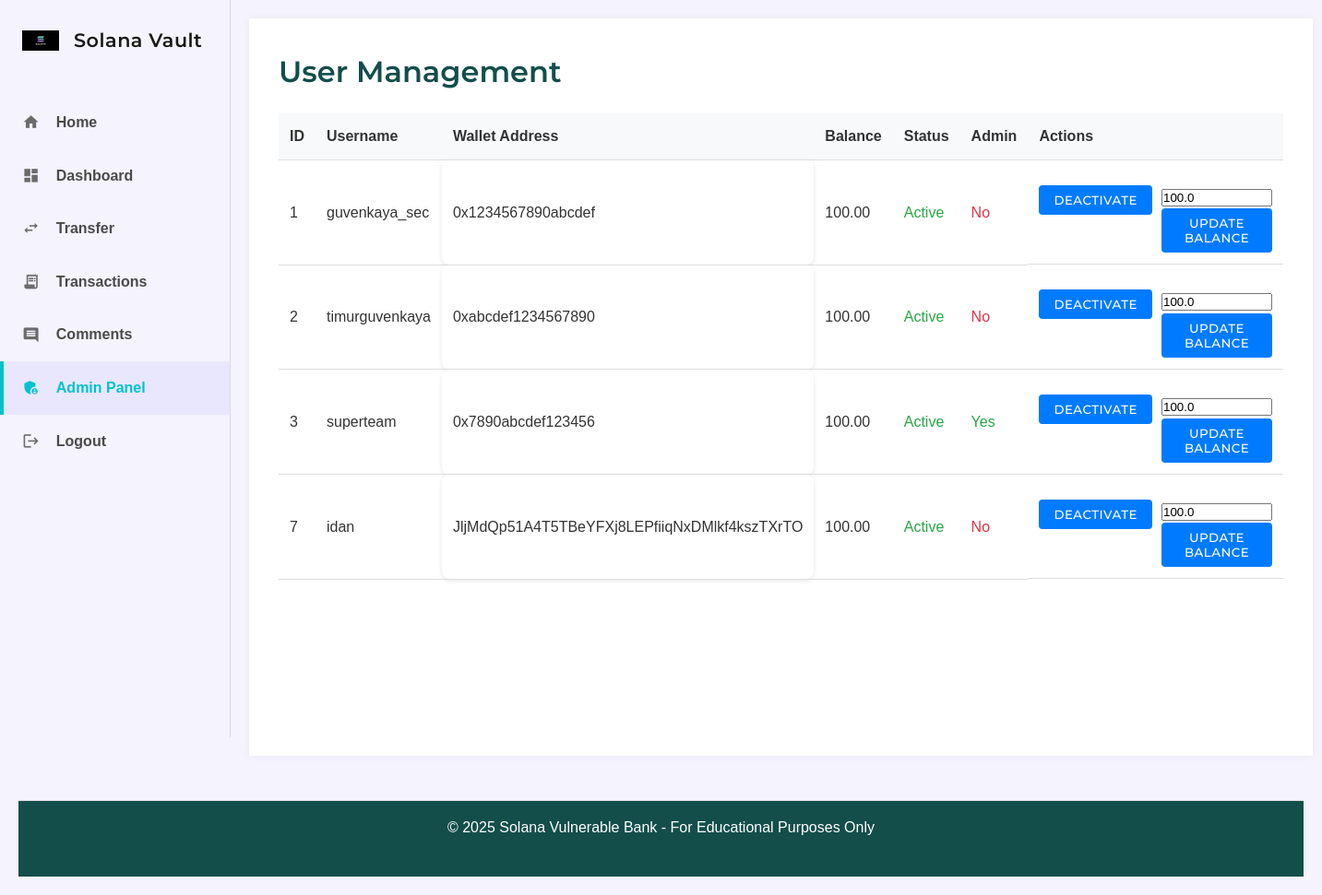
The app's page /admin/users (signed in) with its own data.
### tables this page shows
CREATE TABLE users (
            id INTEGER PRIMARY KEY AUTOINCREMENT,
            username TEXT UNIQUE NOT NULL,
            password TEXT NOT NULL,
            wallet_address TEXT UNIQUE NOT NULL,
            seed_phrase TEXT NOT NULL,
            balance REAL DEFAULT 100.0,
            profile_picture TEXT,
            is_admin BOOLEAN DEFAULT 0,
            is_active BOOLEAN DEFAULT 1,
            last_login DATETIME,
            failed_login_attempts INTEGER DEFAULT 0
        );

### admin.py (the view)
@admin_bp.route('/users')
@admin_required
def user_management():
    users = get_all_users()
    return render_template('admin/users.html', users=users)

### admin.py (called while the page is built)
def admin_required(f):
    @wraps(f)
    def decorated_function(*args, **kwargs):
        if 'user_id' not in session:
            flash('Please login first', 'warning')
            return redirect(url_for('auth.login'))
        if not is_admin(session['user_id']):
            flash('Access denied. Admin privileges required.', 'danger')
            return redirect(url_for('dashboard'))
        return f(*args, **kwargs)
    return decorated_function

### app.py (called while the page is built)
@app.context_processor
def inject_admin_status():
    return dict(is_admin=lambda: 'user_id' in session and is_admin(session['user_id']))

### database.py (called while the page is built)
def get_db():
    db = getattr(g, '_database', None)
    if db is None:
        db = g._database = sqlite3.connect(DATABASE)
        db.row_factory = sqlite3.Row
    return db

def query_db(query, args=(), one=False):
    cur = get_db().execute(query, args)
    rv = cur.fetchall()
    cur.close()
    get_db().commit()
    return (rv[0] if rv else None) if one else rv

def get_user_by_id(user_id):
    return query_db("SELECT * FROM users WHERE id = ?", [user_id], one=True)

def is_admin(user_id):
    user = get_user_by_id(user_id)
    return user and user['is_admin'] == 1

def get_all_users():
    return query_db("SELECT id, username, wallet_address, balance, is_admin, is_active FROM users")

### templates/admin/users.html
{% extends "base.html" %}
{% block content %}
<div class="admin-container">
    <h2>User Management</h2>
    <div class="admin-table-container">
        <table class="admin-table">
            <thead>
                <tr>
                    <th>ID</th>
                    <th>Username</th>
                    <th>Wallet Address</th>
                    <th>Balance</th>
                    <th>Status</th>
                    <th>Admin</th>
                    <th>Actions</th>
                </tr>
            </thead>
            <tbody>
                {% for user in users %}
                <tr>
                    <td>{{ user.id }}</td>
                    <td>{{ user.username }}</td>
                    <td class="wallet-address">{{ user.wallet_address }}</td>
                    <td>{{ "%.2f"|format(user.balance) }}</td>
                    <td>
                        <span class="status-badge {% if user.is_active %}status-active{% else %}status-inactive{% endif %}">
                            {{ 'Active' if user.is_active else 'Inactive' }}
                        </span>
                    </td>
                    <td>
                        <span class="status-badge {% if user.is_admin %}status-active{% else %}status-inactive{% endif %}">
                            {{ 'Yes' if user.is_admin else 'No' }}
                        </span>
                    </td>
                    <td class="action-buttons">
                        <form action="{{ url_for('admin.toggle_user', user_id=user.id) }}" method="POST" class="inline-form">
                            <button type="submit" class="btn btn-small {% if user.is_active %}btn-danger{% else %}btn-success{% endif %}">
                                {{ 'Deactivate' if user.is_active else 'Activate' }}
                            </button>
                        </form>
                        <form action="{{ url_for('admin.update_balance', user_id=user.id) }}" method="POST" class="inline-form">
                            <input type="number" name="balance" value="{{ user.balance }}" step="0.01" class="small-input">
                            <button type="submit" class="btn btn-small">Update Balance</button>
                        </form>
                    </td>
                </tr>
                {% endfor %}
            </tbody>
        </table>
    </div>
</div>
{% endblock %}

### templates/base.html (shortened to what this page needs)
<!DOCTYPE html>
<html lang="en">
<head>
    <link rel="stylesheet" href="{{ url_for('static', filename='style.css') }}">
</head>
<body>
    <div class="layout-container">
        <nav class="sidebar">
            <div class="logo">
                <img src="{{ url_for('static', filename='images/solana-logo.png') }}" alt="Solana Logo" class="solana-logo">
                <h1>Solana Vault</h1>
            </div>
            <ul class="nav-links">
                <li>
                    <a href="{{ url_for('index') }}" class="{% if request.endpoint == 'index' %}active{% endif %}">
                        <span class="material-icons">home</span>
                        <span>Home</span>
                    </a>
                </li>
                {% if 'user_id' in session %}
                    <li>
                        <a href="{{ url_for('dashboard') }}" class="{% if request.endpoint == 'dashboard' %}active{% endif %}">
                            <span class="material-icons">dashboard</span>
                            <span>Dashboard</span>
                        </a>
                    </li>
                    <li>
                        <a href="{{ url_for('transfer') }}" class="{% if request.endpoint == 'transfer' %}active{% endif %}">
                            <span class="material-icons">swap_horiz</span>
                            <span>Transfer</span>
                        </a>
                    </li>
                    <li>
                        <a href="{{ url_for('transactions') }}" class="{% if request.endpoint == 'transactions' %}active{% endif %}">
                            <span class="material-icons">receipt_long</span>
                            <span>Transactions</span>
                        </a>
                    </li>
                    <li>
                        <a href="{{ url_for('comments') }}" class="{% if request.endpoint == 'comments' %}active{% endif %}">
                            <span class="material-icons">comment</span>
                            <span>Comments</span>
                        </a>
                    </li>
                    {% if is_admin() %}
                        <li>
                            <a href="{{ url_for('admin.admin_dashboard') }}" class="{% if request.endpoint.startswith('admin.') %}active{% endif %}">
                                <span class="material-icons">admin_panel_settings</span>
                                <span>Admin Panel</span>
                            </a>
                        </li>
                    {% endif %}
                    <li>
                        <a href="{{ url_for('auth.logout') }}">
                            <span class="material-icons">logout</span>
                            <span>Logout</span>
                        </a>
                    </li>
                {% endif %}
            </ul>
        </nav>
        <main class="main-content">
            {% block content %}{% endblock %}
        </main>
    </div>
    <footer>
        <div class="container">
            <p>&copy; 2025 Solana Vulnerable Bank - For Educational Purposes Only</p>
        </div>
    </footer>
</body>
</html>

### static/style.css (style rules this page uses)
:root { --primary-color: #00C2CE; --secondary-color: #9FEAF9; --dark-color: #134E4A; --light-color: #F0FDFA; --danger-color: #FF6B6B; --success-color: #51CF66; --warning-color: #FFD43B; --info-color: #339AF0; --sidebar-width: 250px; --header-height: 60px; --font-body: 'Nunito', sans-serif; --font-heading: 'Montserrat', sans-serif; }
* { margin: 0; padding: 0; box-sizing: border-box; }
body { font-family: var(--font-body); line-height: 1.6; color: #333; background-color: #F4F3FE; margin: 0; padding: 0; overflow-x: hidden; }
.layout-container { display: flex; min-height: 100vh; margin: 0; padding: 0; background-color: #F4F3FE; }
.sidebar { width: var(--sidebar-width); background-color: #F4F3FE; color: #1a1a1a; padding: 0; position: fixed; height: 100vh; overflow-y: auto; transition: all 0.3s ease; z-index: 1000; left: 0; top: 0; margin: 0; border-right: 1px solid rgba(0, 0, 0, 0.1); }
.sidebar .logo { padding: 1.5rem; margin-bottom: 1rem; display: flex; align-items: center; gap: 1rem; background-color: #F4F3FE; }
.sidebar .logo .solana-logo { width: 40px; height: 40px; object-fit: contain; }
.sidebar .logo h1 { font-size: 1.3rem; color: #1a1a1a; margin: 0; font-weight: 600; letter-spacing: 0.5px; }
.sidebar .nav-links { list-style: none; display: flex; flex-direction: column; padding: 0; width: 100%; }
.sidebar .nav-links li { width: 100%; margin: 0; }
.sidebar .nav-links a { display: flex; align-items: center; padding: 1rem 1.5rem; color: #4a4a4a; text-decoration: none; transition: all 0.3s ease; width: 100%; margin: 0; border-radius: 0; }
.sidebar .nav-links a.active { background-color: #E8E7FD; color: #00C2CE; font-weight: 600; border-left: 4px solid #00C2CE; padding-left: calc(1.5rem - 4px); }
.sidebar .nav-links .material-icons { margin-right: 0.8rem; font-size: 1.2rem; width: 24px; color: #6b6b6b; }
.sidebar .nav-links a:hover .material-icons, .sidebar .nav-links a.active .material-icons { color: #00C2CE; }
.main-content { flex: 1; margin-left: var(--sidebar-width); padding: 2rem; min-height: 100vh; background-color: white; position: relative; margin-top: 0; box-shadow: 0 0 10px rgba(0,0,0,0.05); }
h1, h2, h3, h4, h5, h6 { font-family: var(--font-heading); font-weight: 600; margin-bottom: 1rem; color: var(--dark-color); }
h1 { font-size: 2.5rem; }
h2 { font-size: 2rem; }
p { margin-bottom: 1rem; }
a { color: var(--primary-color); text-decoration: none; transition: all 0.3s ease; }
.btn { display: inline-block; padding: 0.5rem 1.5rem; background-color: var(--primary-color); color: white; border: none; border-radius: 4px; cursor: pointer; font-family: var(--font-heading); font-weight: 500; text-transform: uppercase; letter-spacing: 0.5px; transition: all 0.3s ease; }
.logo h1 { font-size: 1.8rem; margin: 0; color: var(--primary-color); }
nav ul { display: flex; list-style: none; }
nav ul li { margin-left: 1.5rem; }
nav ul li a { color: var(--dark-color); font-weight: 600; }
footer { margin-top: auto; background-color: var(--dark-color); color: white; padding: 1.5rem; width: 100%; }
.balance-card, .wallet-address { background-color: white; padding: 1.5rem; border-radius: 8px; box-shadow: 0 2px 5px rgba(0,0,0,0.1); }
.small-input { width: 120px !important; }
.action-buttons { display: flex; gap: 10px; margin-top: 15px; }
.btn { display: inline-block; padding: 8px 16px; background: #007bff; color: white; text-decoration: none; border-radius: 4px; border: none; cursor: pointer; }
.admin-table { width: 100%; border-collapse: collapse; margin-top: 20px; }
.admin-table th, .admin-table td { padding: 12px; text-align: left; border-bottom: 1px solid #ddd; }
.admin-table th { background: #f8f9fa; font-weight: 600; }
.status-active { color: #28a745; }
.status-inactive { color: #dc3545; }

### templates/base.html (style rules this page uses)
body { font-family: sans-serif; line-height: 1.6; margin: 0; padding: 20px; }
.container { width: 90%; max-width: 1200px; margin: 0 auto; }
nav ul { display: flex; list-style: none; }
nav ul li { margin-left: 1.5rem; }
footer { margin-top: 3rem; padding-top: 1rem; border-top: 1px solid #ddd; text-align: center; }

### records on screen
users: id "1", username "guvenkaya_sec", wallet_address "0x1234567890abcdef", balance "100.00", is_active "Active", is_admin "No", is_active "DEACTIVATE", balance "100.0"
users: id "2", username "timurguvenkaya", wallet_address "0xabcdef1234567890", balance "100.00", is_active "Active", is_admin "No", is_active "DEACTIVATE", balance "100.0"
users: id "3", username "superteam", wallet_address "0x7890abcdef123456", balance "100.00", is_active "Active", is_admin "Yes", is_active "DEACTIVATE", balance "100.0"
users: id "7", username "idan", wallet_address "JljMdQp51A4T5TBeYFXj8LEPfiiqNxDMlkf4kszTXrTO", balance "100.00", is_active "Active", is_admin "No", is_active "DEACTIVATE", balance "100.0"
